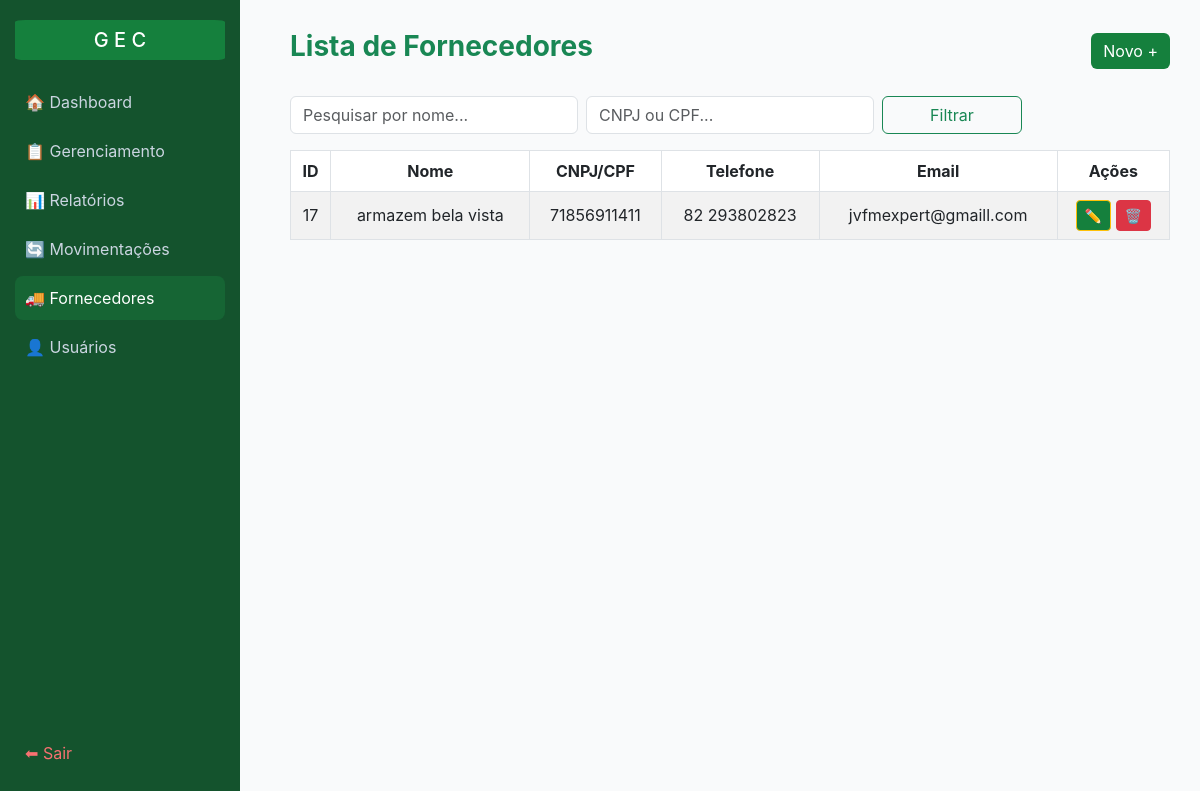
Page /fornecedores (signed in) on the earlier database version.
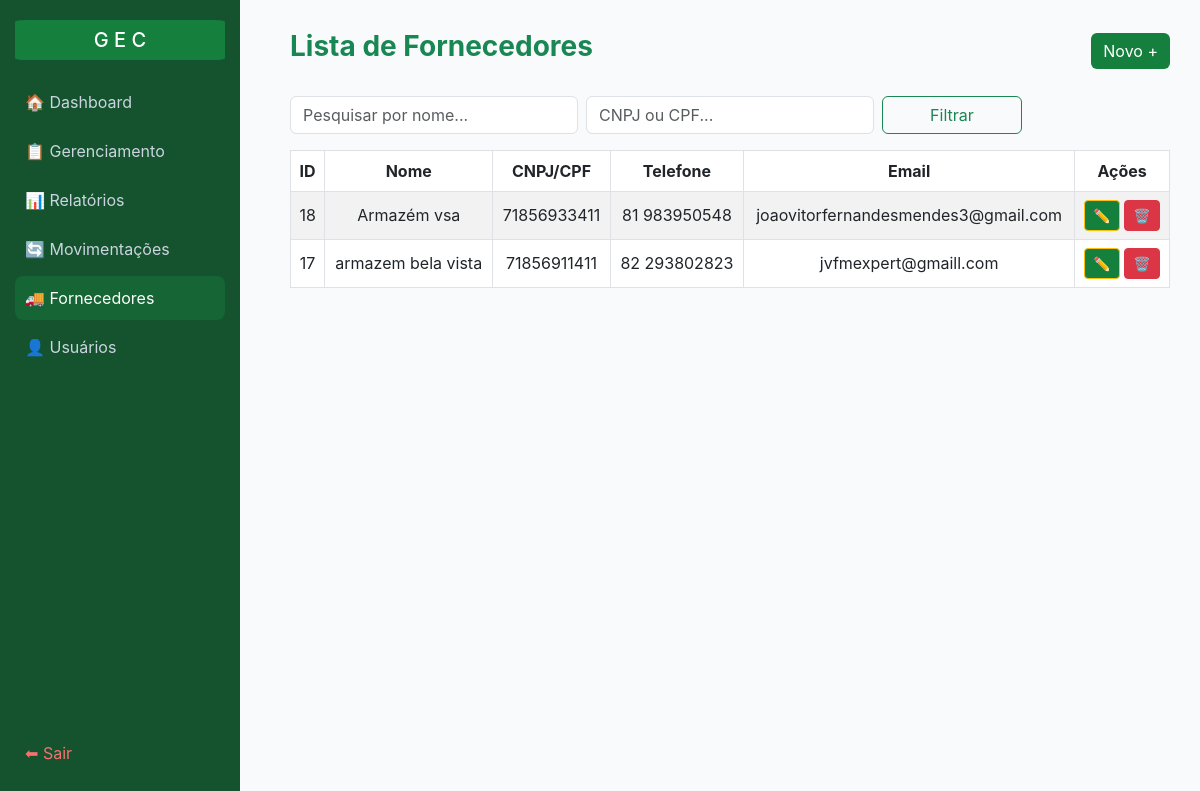
Same page on the later database version.
### tables this page shows
CREATE TABLE "fornecedores" (
	"id"	INTEGER,
	"nome"	TEXT NOT NULL,
	"cnpj_cpf"	TEXT NOT NULL,
	"telefone"	TEXT NOT NULL,
	"email"	TEXT NOT NULL, ativo INTEGER DEFAULT 1,
	PRIMARY KEY("id" AUTOINCREMENT)
);

### app.py (the view)
@app.route("/fornecedores", methods=["GET"])
@admin_required
def listar_forn():
    atualizar_produtos()
    conn = conectar()
    cur = conn.cursor()
    nome = request.args.get("nome", "").strip().capitalize()
    cnpj_cpf = request.args.get("cnpj_cpf", "").strip().capitalize()
    query = "Select * From fornecedores Where ativo=1"
    p = []
    if nome:
        query += " and nome like ?"
        p.append(f"%{nome}%")
    if cnpj_cpf:
        query += " And cnpj_cpf like ?"
        p.append(f"%{cnpj_cpf}%")
    query += " order by nome asc"
    cur.execute(query, p)
    fornecedores = cur.fetchall()
    conn.close()
    return render_template("forn/listar_forn.html", fornecedores=fornecedores, nome=nome, cnpj_cpf=cnpj_cpf)

### app.py (called while the page is built)
def admin_required(f):
    @wraps(f)
    def wrapper(*args, **kwargs):
        if not session.get("usuario"):
            flash("Faça login primeiro!")
            return redirect(url_for("login"))
        if session.get("perfil") != "admin":
            flash("Acesso restrito a administradores.")
            return redirect(url_for("home"))
        return f(*args, **kwargs)
    return wrapper

def atualizar_produtos():
    conn = conectar()
    cur = conn.cursor()
    from datetime import datetime, timedelta
    hoje = datetime.now().date()
    limite_alerta = hoje + timedelta(days=7)
    cur.execute("""
        UPDATE produtos
        SET status_validade = 'vencido'
        WHERE date(data_validade) < date(?) AND ativo=1
    """, (hoje,))
    cur.execute("""
        UPDATE produtos
        SET status_validade = 'próximo do vencimento'
        WHERE date(data_validade) BETWEEN date(?) AND date(?) AND ativo=1
    """, (hoje, limite_alerta))
    cur.execute("""
        UPDATE produtos
        SET status_validade = 'válido'
        WHERE date(data_validade) > date(?) AND ativo=1
    """, (limite_alerta,))
    conn.commit()
    conn.close()

### data/db.py (called while the page is built)
def conectar():
    return sqlite3.connect("data/estoque.db")

### templates/forn/listar_forn.html (shortened to what this page needs)
<!DOCTYPE html>
<html lang="pt-BR">
<head>
  <link href="https://cdn.jsdelivr.net/npm/bootstrap@5.3.0/dist/css/bootstrap.min.css" rel="stylesheet">
</head>
<body>
   <div class="sidebar">
    <div>
      <h5> G E C</h5>
      <a href="{{ url_for('home') }}">🏠 Dashboard</a>
      <a href="{{ url_for('gerenciamento') }}">📋 Gerenciamento</a>
      <a href="{{ url_for('relatorios') }}">📊 Relatórios</a>
      <a href="{{ url_for('movimentacao') }}">🔄 Movimentações</a>
      {% if session.perfil == "admin" %}
      <a href="{{ url_for('listar_forn') }}" class="active">🚚 Fornecedores</a>
      <a href="{{ url_for('listar_usuarios') }}">👤 Usuários</a>
      {% endif %}
    </div>
    <div>
      <a href="{{ url_for('login') }}" class="logout" style="color: #f87171;">⬅ Sair</a>
    </div>
  </div>
  <div class="content">
    <div class="d-flex justify-content-between align-items-center mb-4">
      <h3 class="fw-bold text-success">Lista de Fornecedores</h3>
      <a href="{{ url_for('cadastrar_fornecedor') }}" class="btn btn-success">Novo +</a>
    </div>
    <form class="row g-2 mb-3" method="get">
      <div class="col-md-4">
        <input type="text" name="nome" class="form-control" placeholder="Pesquisar por nome..." value="{{ nome }}">
      </div>
      <div class="col-md-4">
        <input type="text" name="cnpj_cpf" class="form-control" placeholder="CNPJ ou CPF..." value="{{ cnpj_cpf }}">
      </div>
      <div class="col-md-2">
        <button type="submit" class="btn btn-outline-success w-100">Filtrar</button>
      </div>
    </form>
    <div class="table-responsive" style="text-align: center;">
      <table class="table table-striped table-bordered align-middle">
        <thead>
          <tr class="text-center">
            <th>ID</th>
            <th>Nome</th>
            <th>CNPJ/CPF</th>
            <th>Telefone</th>
            <th>Email</th>
            <th>Ações</th>
          </tr>
        </thead>
        <tbody>
          {% if fornecedores %}
            {% for f in fornecedores %}
            <tr>
              <td class="text-center">{{ f[0] }}</td>
              <td>{{ f[1] }}</td>
              <td>{{ f[2] }}</td>
              <td>{{ f[3] or '-' }}</td>
              <td>{{ f[4] or '-' }}</td>
              <td class="text-center">
                <a href="{{ url_for('editar_fornecedor', id=f[0]) }}" class="btn btn-warning btn-sm" style="background-color: #15803d;">✏️</a>
                <a href="{{ url_for('inativar_fornecedor', id=f[0]) }}"
                   class="btn btn-danger btn-sm"
                   data-bs-toggle="modal"
                   data-bs-target="#confirmarInativacaoModal"
                   data-forn-id="{{ f[0] }}"
                   data-forn-nome="{{ f[1] }}">🗑️</a>
              </td>
            </tr>
            {% endfor %}
          {% else %}
            <tr>
              <td colspan="7" class="text-center text-muted">Nenhum fornecedor encontrado.</td>
            </tr>
          {% endif %}
        </tbody>
      </table>
    </div>
  </div>
</body>
</html>

### templates/forn/listar_forn.html (style rules this page uses)
body { background-color: #f9fafb; font-family: "Inter", sans-serif; }
.sidebar { height: 100vh; width: 240px; background-color: #14532d; color: #fff; position: fixed; top: 0; left: 0; padding: 20px 15px; display: flex; flex-direction: column; justify-content: space-between; }
.sidebar h5 { color: #fff; margin-bottom: 20px; text-align: center; background-color: #15803d; border-radius: 6px; padding: 8px 0; }
.sidebar a { display: block; color: #cbd5e1; text-decoration: none; padding: 10px; border-radius: 8px; margin-bottom: 5px; transition: 0.2s; }
.sidebar a:hover, .sidebar a.active { background-color: #166534; color: #fff; }
.logout { color: #f87171; }
.content { margin-left: 260px; padding: 30px; }
.table thead { background-color: #166534; color: white; }
.btn-success { background-color: #15803d; border: none; }
.sidebar h5 { text-align: center; background-color: #15803d; border-radius: 5%; }

Differences in the rows shown:
added fornecedores: id "18", nome "Armazém vsa", cnpj_cpf "71856933411", telefone "81 983950548", email "joaovitorfernandesmendes3@gmail.com"
